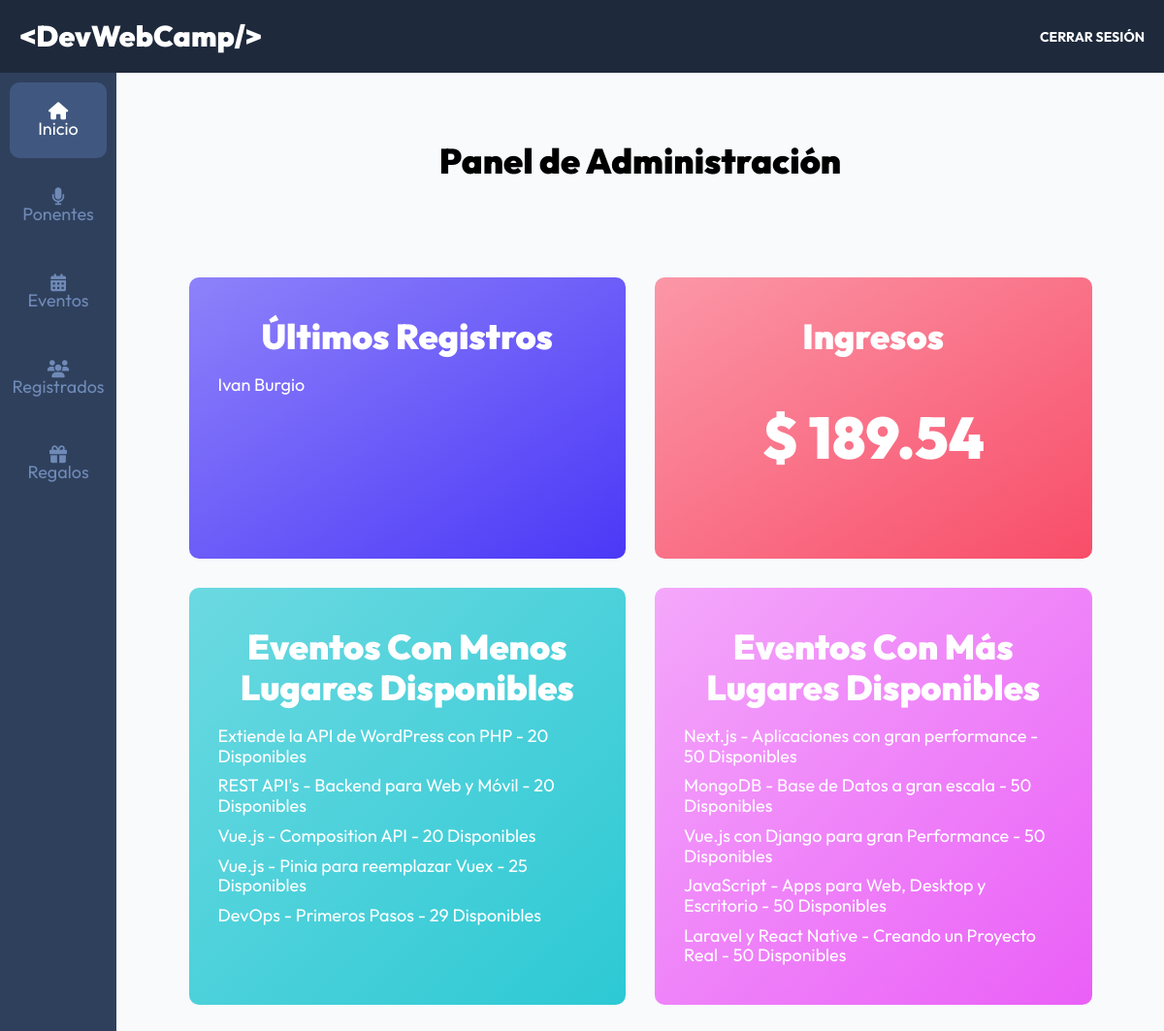
The app's page /admin/dashboard (signed in) with its own data.
### tables this page shows
CREATE TABLE `registros` (
  `id` int NOT NULL AUTO_INCREMENT,
  `paquete_id` int DEFAULT NULL,
  `pago_id` varchar(30) DEFAULT NULL,
  `token` varchar(8) DEFAULT NULL,
  `usuario_id` int DEFAULT NULL,
  `regalo_id` int DEFAULT NULL,
  PRIMARY KEY (`id`),
  KEY `usuarioId` (`usuario_id`),
  KEY `paquete_id` (`paquete_id`),
  KEY `regalo_id` (`regalo_id`),
  CONSTRAINT `registros_ibfk_1` FOREIGN KEY (`usuario_id`) REFERENCES `usuarios` (`id`),
  CONSTRAINT `registros_ibfk_2` FOREIGN KEY (`paquete_id`) REFERENCES `paquetes` (`id`),
  CONSTRAINT `registros_ibfk_3` FOREIGN KEY (`regalo_id`) REFERENCES `regalos` (`id`)
);

CREATE TABLE `usuarios` (
  `id` int NOT NULL AUTO_INCREMENT,
  `nombre` varchar(40) DEFAULT NULL,
  `apellido` varchar(40) DEFAULT NULL,
  `email` varchar(40) DEFAULT NULL,
  `password` varchar(60) DEFAULT NULL,
  `confirmado` tinyint(1) DEFAULT NULL,
  `token` varchar(13) DEFAULT NULL,
  `admin` tinyint(1) DEFAULT NULL,
  PRIMARY KEY (`id`)
);

CREATE TABLE `eventos` (
  `id` int NOT NULL AUTO_INCREMENT,
  `nombre` varchar(120) DEFAULT NULL,
  `descripcion` text,
  `disponibles` int DEFAULT NULL,
  `categoria_id` int NOT NULL,
  `dia_id` int NOT NULL,
  `hora_id` int NOT NULL,
  `ponente_id` int NOT NULL,
  PRIMARY KEY (`id`),
  KEY `fk_eventos_categorias_idx` (`categoria_id`),
  KEY `fk_eventos_dias1_idx` (`dia_id`),
  KEY `fk_eventos_horas1_idx` (`hora_id`),
  KEY `fk_eventos_ponentes1_idx` (`ponente_id`),
  CONSTRAINT `fk_eventos_categorias` FOREIGN KEY (`categoria_id`) REFERENCES `categorias` (`id`),
  CONSTRAINT `fk_eventos_dias1` FOREIGN KEY (`dia_id`) REFERENCES `dias` (`id`),
  CONSTRAINT `fk_eventos_horas1` FOREIGN KEY (`hora_id`) REFERENCES `horas` (`id`),
  CONSTRAINT `fk_eventos_ponentes1` FOREIGN KEY (`ponente_id`) REFERENCES `ponentes` (`id`)
);

### controllers/DashboardController.php (called while the page is built, shortened)
<?php
class DashboardController {
    public static function index(Router $router) {
        $registros = Registro::get(5);
        foreach($registros as $registro) {
            $registro->usuario = Usuario::find($registro->usuario_id);
        }
        $virtuales = Registro::total('paquete_id', 2);
        $presenciales = Registro::total('paquete_id', 1);
        $ingresos = ($virtuales * 46.41) + ($presenciales * 189.54);
        $menos_disponibles = Evento::ordenarLimite('disponibles', 'ASC', 5);
        $mas_disponibles = Evento::ordenarLimite('disponibles', 'DESC', 5);
        $router->render('admin/dashboard/index', [
            'titulo' => 'Panel de Administración',
            'registros' => $registros,
            'ingresos' => $ingresos,
            'menos_disponibles' => $menos_disponibles,
            'mas_disponibles' => $mas_disponibles
        ]);
    }
}

### public/index.php (called while the page is built, shortened)
<?php
$router = new Router();
$router->get('/login', [AuthController::class, 'login']);
$router->post('/login', [AuthController::class, 'login']);
$router->post('/logout', [AuthController::class, 'logout']);
$router->get('/registro', [AuthController::class, 'registro']);
$router->post('/registro', [AuthController::class, 'registro']);
$router->get('/olvide', [AuthController::class, 'olvide']);
$router->post('/olvide', [AuthController::class, 'olvide']);
$router->get('/reestablecer', [AuthController::class, 'reestablecer']);
$router->post('/reestablecer', [AuthController::class, 'reestablecer']);
$router->get('/mensaje', [AuthController::class, 'mensaje']);
$router->get('/confirmar-cuenta', [AuthController::class, 'confirmar']);
$router->get('/admin/dashboard', [DashboardController::class, 'index']);
$router->get('/admin/ponentes', [PonentesController::class, 'index']);
$router->get('/admin/ponentes/crear', [PonentesController::class, 'crear']);
$router->post('/admin/ponentes/crear', [PonentesController::class, 'crear']);
$router->get('/admin/ponentes/editar', [PonentesController::class, 'editar']);
$router->post('/admin/ponentes/editar', [PonentesController::class, 'editar']);
$router->post('/admin/ponentes/eliminar', [PonentesController::class, 'eliminar']);
$router->get('/admin/eventos', [EventosController::class, 'index']);
$router->get('/admin/eventos/crear', [EventosController::class, 'crear']);
$router->post('/admin/eventos/crear', [EventosController::class, 'crear']);
$router->get('/admin/eventos/editar', [EventosController::class, 'editar']);
$router->post('/admin/eventos/editar', [EventosController::class, 'editar']);
$router->post('/admin/eventos/eliminar', [EventosController::class, 'eliminar']);
$router->get('/api/eventos-horario', [APIEventos::class, 'index']);
$router->get('/api/ponentes', [APIPonentes::class, 'index']);
$router->get('/api/ponente', [APIPonentes::class, 'ponente']);
$router->get('/api/regalos', [APIRegalos::class, 'index']);
$router->get('/admin/registrados', [RegistradosController::class, 'index']);
$router->get('/admin/regalos', [RegalosController::class, 'index']);
$router->get('/finalizar-registro', [RegistroController::class, 'crear']);
$router->post('/finalizar-registro/gratis', [RegistroController::class, 'gratis']);
$router->post('/finalizar-registro/pagar', [RegistroController::class, 'pagar']);
$router->get('/finalizar-registro/conferencias', [RegistroController::class, 'conferencias']);
$router->post('/finalizar-registro/conferencias', [RegistroController::class, 'conferencias']);
$router->get('/boleto', [RegistroController::class, 'boleto']);
$router->get('/', [PaginasController::class, 'index']);
$router->get('/devwebcamp', [PaginasController::class, 'evento']);
$router->get('/paquetes', [PaginasController::class, 'paquetes']);
$router->get('/workshops-conferencias', [PaginasController::class, 'conferencias']);
$router->get('/404', [PaginasController::class, 'error']);
$router->comprobarRutas();

### models/ActiveRecord.php (called while the page is built, shortened)
<?php
class ActiveRecord {
    protected static $db;
    protected static $tabla = '';
    public static function setDB($database) {
        self::$db = $database;
    }
    public static function consultarSQL($query) {
        $resultado = self::$db->query($query);
        $array = [];
        while($registro = $resultado->fetch_assoc()) {
            $array[] = static::crearObjeto($registro);
        }
        return $array;
    }
    protected static function crearObjeto($registro) {
        $objeto = new static;
        foreach($registro as $key => $value ) {
            if(property_exists( $objeto, $key  )) {
                $objeto->$key = $value;
            }
        }
        return $objeto;
    }
    public static function find($id) {
        $query = "SELECT * FROM " . static::$tabla  ." WHERE id = ${id}";
        $resultado = self::consultarSQL($query);
        return array_shift( $resultado ) ;
    }
    public static function get($limite) {
        $query = "SELECT * FROM " . static::$tabla . " ORDER BY id DESC LIMIT ${limite} " ;
        $resultado = self::consultarSQL($query);
        return $resultado;
    }
    public static function ordenarLimite($columna, $orden, $limite) {
        $query = "SELECT * FROM " . static::$tabla . " ORDER BY ${columna} ${orden} LIMIT ${limite} ";
        $resultado = self::consultarSQL($query);
        return $resultado;
    }
    public static function total($columna = '', $valor = '') {
        $query = "SELECT COUNT(*) FROM " . static::$tabla;
        if($columna) {
            $query .= " WHERE ${columna} = ${valor}";
        }
        $resultado = self::$db->query($query);
        $total = $resultado->fetch_array();
        return array_shift($total);
    }
}

### includes/funciones.php (called while the page is built, shortened)
<?php
function pagina_actual($path ) : bool {
    return str_contains( $_SERVER['PATH_INFO'] ?? '/', $path  ) ? true : false;
}

### views/admin/dashboard/index.php (the view)
<h2 class="dashboard__heading"><?php echo $titulo; ?></h2>
<main class="bloques">
    <div class="bloques__grid">
        <div class="bloque">
            <h3 class="bloque__heading">Últimos Registros</h3>
            <?php foreach($registros as $registro) { ?>
                <div class="bloque__contenido">
                    <p class="bloque__texto">
                        <?php echo $registro->usuario->nombre . " " . $registro->usuario->apellido; ?>
                    </p>
                </div>
            <?php } ?>
        </div>
        <div class="bloque">
            <h3 class="bloque__heading">Ingresos</h3>
            <p class="bloque__texto--cantidad">$ <?php echo $ingresos; ?></p>
        </div>
        <div class="bloque">
            <h3 class="bloque__heading">Eventos Con Menos Lugares Disponibles</h3>
            <?php foreach($menos_disponibles as $evento) { ?>
                <div class="bloque__contenido">
                    <p class="bloque__texto">
                        <?php echo $evento->nombre . " - " . $evento->disponibles . ' Disponibles'; ?>
                    </p>
                </div>
            <?php } ?>
        </div>
        <div class="bloque">
            <h3 class="bloque__heading">Eventos Con Más Lugares Disponibles</h3>
            <?php foreach($mas_disponibles as $evento) { ?>
                <div class="bloque__contenido">
                    <p class="bloque__texto">
                        <?php echo $evento->nombre . " - " . $evento->disponibles . ' Disponibles'; ?>
                    </p>
                </div>
            <?php } ?>
        </div>
    </div>
</main>

### Router.php (shortened to what this page needs)
<?php
class Router
{
    public array $getRoutes = [];
    public array $postRoutes = [];
    public function get($url, $fn)
    {
        $this->getRoutes[$url] = $fn;
    }
    public function post($url, $fn)
    {
        $this->postRoutes[$url] = $fn;
    }
    public function comprobarRutas()
    {
        $url_actual = $_SERVER['PATH_INFO'] ?? '/';
        $method = $_SERVER['REQUEST_METHOD'];
        if ($method === 'GET') {
            $fn = $this->getRoutes[$url_actual] ?? null;
        } else {
            $fn = $this->postRoutes[$url_actual] ?? null;
        }
        if ( $fn ) {
            call_user_func($fn, $this);
        } else {
            header('Location: /404');
        }
    }
    public function render($view, $datos = [])
    {
        include_once __DIR__ . "/views/$view.php";
        $contenido = ob_get_clean();
        $url_actual = $_SERVER['PATH_INFO'] ?? '/';
        if(str_contains($url_actual, '/admin')) {
            include_once __DIR__ . '/views/admin-layout.php';
        } else {
            include_once __DIR__ . '/views/layout.php';
        }
    }
}

### views/admin-layout.php (shortened to what this page needs)
<!DOCTYPE html>
<html lang="en">
<head>
    <link rel="stylesheet" href="https://cdnjs.cloudflare.com/ajax/libs/font-awesome/6.1.2/css/all.min.css" />
    <link rel="stylesheet" href="/build/css/app.css">
</head>
<body class="dashboard">
        <?php
            include_once __DIR__ .'/templates/admin-header.php';
        ?>
        <div class="dashboard__grid">
            <?php
                include_once __DIR__ .'/templates/admin-sidebar.php';
            ?>
            <main class="dashboard__contenido">
                <?php
                    echo $contenido;
                ?>
            </main>
        </div>
</body>
</html>

### views/templates/admin-header.php
<header class="dashboard__header">
    <div class="dashboard__header-grid">
        <a href="/">
            <h2 class="dashboard__logo">&#60;DevWebCamp/></h2>
        </a>
        <nav class="dashboard__nav">
            <form method="POST" action="/logout" class="dashboard__form">
                <input type="submit" value="Cerrar Sesión" class="dashboard__submit--logout">
            </form>
        </nav>
    </div>
</header>

### views/templates/admin-sidebar.php
<aside class="dashboard__sidebar">
    <nav class="dashboard__menu">
        <a href="/admin/dashboard" class="dashboard__enlace <?php echo pagina_actual('/dashboard') ? 'dashboard__enlace--actual' : ''; ?>">
            <i class="fa-solid fa-house" class="dashboard__icono"></i>
            <span class="dahsboard__menu-texto">
                Inicio
            </span>
        </a>
        <a href="/admin/ponentes" class="dashboard__enlace <?php echo pagina_actual('/ponentes') ? 'dashboard__enlace--actual' : ''; ?>">
            <i class="fa-solid fa-microphone" class="dashboard__icono"></i>
            <span class="dahsboard__menu-texto">
                Ponentes
            </span>
        </a>
        <a href="/admin/eventos" class="dashboard__enlace <?php echo pagina_actual('/eventos') ? 'dashboard__enlace--actual' : ''; ?>">
            <i class="fa-solid fa-calendar-days" class="dashboard__icono"></i>
            <span class="dahsboard__menu-texto">
                Eventos
            </span>
        </a>
        <a href="/admin/registrados" class="dashboard__enlace <?php echo pagina_actual('/registrados') ? 'dashboard__enlace--actual' : ''; ?>">
            <i class="fa-solid fa-users" class="dashboard__icono"></i>
            <span class="dahsboard__menu-texto">
                Registrados
            </span>
        </a>
        <a href="/admin/regalos" class="dashboard__enlace <?php echo pagina_actual('/regalos') ? 'dashboard__enlace--actual' : ''; ?>">
            <i class="fa-solid fa-gift" class="dashboard__icono"></i>
            <span class="dahsboard__menu-texto">
                Regalos
            </span>
        </a>
    </nav>
</aside>

### public/build/css/app.css (style rules this page uses)
html { line-height: 1.15; -webkit-text-size-adjust: 100%; }
body { margin: 0; }
main { display: block; }
a { background-color: transparent; }
button, input, optgroup, select, textarea { font-family: inherit; font-size: 100%; line-height: 1.15; margin: 0; }
button, input { overflow: visible; }
button, [type=button], [type=reset], [type=submit] { -webkit-appearance: button; }
html { font-size: 62.5%; box-sizing: border-box; height: 100%; }
*, *:before, *:after { box-sizing: inherit; }
body { font-family: "Outfit", sans-serif; font-size: 1.8rem; }
a { text-decoration: none; }
h1, h2, h3 { font-family: "Outfit", sans-serif; font-weight: 900; margin: 2rem 0; }
h2 { font-size: 3.6rem; }
h3 { font-size: 3rem; }
[class$=__heading] { font-family: "Outfit", sans-serif; font-weight: 900; margin: 2rem 0; margin: 6rem 0 3rem 0; text-align: center; }
.dashboard { height: 100%; display: flex; flex-direction: column; background-color: #F8FAFC; }
.dashboard__header { background-color: #1E293B; padding: 2rem; }
.dashboard__header-grid { display: flex; flex-direction: column; }
@media (min-width: 768px) { .dashboard__header-grid { flex-direction: row; justify-content: space-between; align-items: center; } }
.dashboard__logo { color: #FFFFFF; text-align: center; margin-bottom: 2rem; white-space: nowrap; font-size: clamp(2rem, -0.8rem + 10vw, 3rem); }
@media (min-width: 1024px) { .dashboard__logo { text-align: left; margin: 0; } }
.dashboard__nav { display: flex; justify-content: center; }
.dashboard__submit--logout { all: unset; color: #FFFFFF; font-size: 1.4rem; text-transform: uppercase; font-weight: 700; }
.dashboard__grid { display: flex; flex: 1; overflow-y: auto; }
.dashboard__sidebar { background-color: #2f405d; width: 12rem; }
.dashboard__menu { padding: 1rem; display: flex; flex-direction: column; gap: 1rem; }
.dashboard__enlace { color: #6f8ab6; display: flex; flex-direction: column; align-items: center; padding: 2rem; transition: 300ms background-color ease-in-out, 300ms color ease, 300ms border-radius ease; }
.dashboard__enlace:hover, .dashboard__enlace--actual { background-color: #40587f; color: #FFFFFF; border-radius: 1rem; }
.dashboard__contenido { padding: 1rem 1rem 3rem 1rem; width: 100%; overflow-y: scroll; }
@media (min-width: 768px) { .dashboard__contenido { padding: 1rem 5rem 3rem 5rem; } }
.bloques { width: min(95%, 140rem); margin: 0 auto; }
@media (min-width: 768px) { .bloques { margin-top: 10rem; } }
.bloques__grid { display: grid; gap: 3rem; grid-template-columns: repeat(1, 1fr); }
@media (min-width: 1024px) { .bloques__grid { display: grid; gap: 3rem; grid-template-columns: repeat(2, 1fr); } }
.bloque { padding: 3rem; color: #FFFFFF; border-radius: 1rem; }
.bloque:nth-child(1) { background-image: linear-gradient(to left top, #4b38f7, #8e82fa); }
.bloque:nth-child(2) { background-image: linear-gradient(to left top, #f84d69, #fb97a7); }
.bloque:nth-child(3) { background-image: linear-gradient(to left top, #2cc9d4, #6cd9e1); }
.bloque:nth-child(4) { background-image: linear-gradient(to left top, #ea5ff7, #f4a8fb); }
.bloque__heading { margin: 1rem 0 2rem 0; font-size: 3.6rem; }
.bloque__texto { margin: 1rem 0; }
.bloque__texto--cantidad { margin-top: 5rem; font-weight: 900; font-size: 6rem; text-align: center; }

### records on screen
registros: usuario.nombre "Ivan", usuario.apellido "Burgio"
eventos: nombre "Extiende la API de WordPress con PHP", disponibles "20"
eventos: nombre "REST API's - Backend para Web y Móvil", disponibles "20"
eventos: nombre "Vue.js - Composition API", disponibles "20"
eventos: nombre "Vue.js - Pinia para reemplazar Vuex", disponibles "25"
eventos: nombre "DevOps - Primeros Pasos", disponibles "29"
eventos: nombre "Next.js - Aplicaciones con gran performance", disponibles "50"
eventos: nombre "MongoDB - Base de Datos a gran escala", disponibles "50"
eventos: nombre "Vue.js con Django para gran Performance", disponibles "50"
eventos: nombre "JavaScript - Apps para Web, Desktop y Escritorio", disponibles "50"
eventos: nombre "Laravel y React Native - Creando un Proyecto Real", disponibles "50"

### other values on screen
$titulo "Panel de Administración"
$ingresos "189.54"
